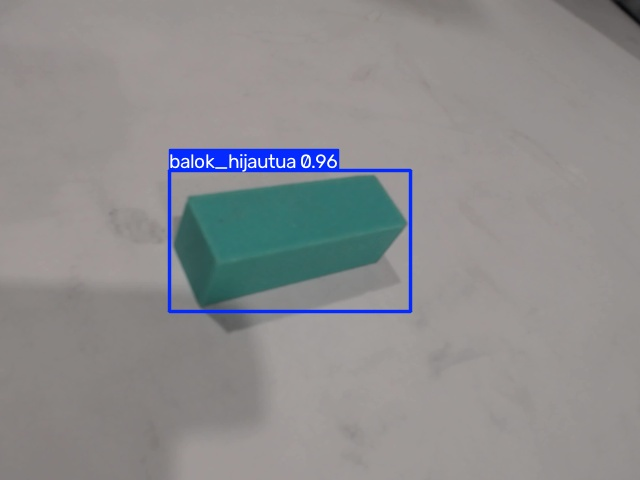
#> input picture hasil_praktik/TEST_E1/balok_hijautua_009.jpg, 640 x 480 px; its folder holds only this picture in this run
$ python 07_siapkan_gambar_readme.py
#> lines starting #> are read from the running program, lines starting #| are printed output that depends on the picture
from pathlib import Path
import shutil
from PIL import Image, ImageDraw
import matplotlib.pyplot as plt

ROOT = Path(__file__).resolve().parent
OUT = ROOT / "README_ASSETS"
OUT.mkdir(exist_ok=True)

CLASSES = [
    "balok_hijautua",
    "balok_hitam",
    "balok_merahmuda",
    "papan_balok",
]

def copy_if_exists(src, dst_name):
    src = Path(src)
    if src.exists():
        dst = OUT / dst_name
        shutil.copy2(src, dst)
        print(f"[OK] {dst}")
        return dst
    print(f"[SKIP] Tidak ditemukan: {src}")
    return None

def find_test_dir():
    candidates = [
        ROOT / "hasil_praktik" / "TEST_E1",
        ROOT / "runs" / "detect" / "hasil_praktik" / "TEST_E1",
    ]
    for p in candidates:
        if p.exists():
            return p
    return None

def pick_one(folder, class_name):
    exts = {".jpg", ".jpeg", ".png", ".webp"}
    files = [p for p in sorted(folder.iterdir())
             if p.is_file() and p.suffix.lower() in exts and class_name in p.stem]
    return files[0] if files else None

def make_montage(paths, labels, output, title):
    valid = [(p, l) for p, l in zip(paths, labels) if p and Path(p).exists()]
    if not valid:
        print(f"[SKIP] Tidak ada gambar untuk {output}")
        return
    thumb_w, thumb_h = 520, 390
    header_h = 60
    cell_h = thumb_h + 45
    cols = 2
    rows = (len(valid) + cols - 1) // cols
    canvas = Image.new("RGB", (cols * thumb_w, header_h + rows * cell_h), "white")
    draw = ImageDraw.Draw(canvas)
    draw.text((20, 20), title, fill="black")
    for i, (p, label) in enumerate(valid):
        img = Image.open(p).convert("RGB")
        img.thumbnail((thumb_w - 20, thumb_h - 20))
        bg = Image.new("RGB", (thumb_w, thumb_h), "white")
        x = (thumb_w - img.width) // 2
        y = (thumb_h - img.height) // 2
        bg.paste(img, (x, y))
        r, c = divmod(i, cols)
        px, py = c * thumb_w, header_h + r * cell_h
        canvas.paste(bg, (px, py))
        draw.text((px + 12, py + thumb_h + 10), label, fill="black")
    canvas.save(OUT / output, quality=95)
    print(f"[OK] {OUT / output}")

cek_visual = ROOT / "dataset_yolo" / "cek_visual"
if cek_visual.exists():
    ann_paths = [pick_one(cek_visual, c) for c in CLASSES]
    make_montage(
        ann_paths, CLASSES,
        "01_contoh_anotasi_4kelas.jpg",
        "Contoh anotasi bounding box dataset"
    )
else:
    print("[SKIP] dataset_yolo/cek_visual tidak ditemukan")

copy_if_exists(ROOT / "hasil_praktik" / "E1_pretrained" / "results.png", "02_E1_results.png")
copy_if_exists(ROOT / "hasil_praktik" / "E2_scratch" / "results.png", "03_E2_results.png")
copy_if_exists(ROOT / "hasil_praktik" / "E3_tuning" / "results.png", "04_E3_results.png")

experiments = ["E1 Pretrained", "E2 Scratch", "E3 Tuning"]
map50 = [0.995, 0.952, 0.995]
map5095 = [0.976, 0.634, 0.969]

x = range(len(experiments))
width = 0.36
fig, ax = plt.subplots(figsize=(9, 5))
ax.bar([i - width/2 for i in x], map50, width, label="mAP50")
ax.bar([i + width/2 for i in x], map5095, width, label="mAP50-95")
ax.set_xticks(list(x))
ax.set_xticklabels(experiments)
ax.set_ylim(0, 1.05)
ax.set_ylabel("Nilai")
ax.set_title("Perbandingan Akurasi E1, E2, dan E3")
ax.legend()
ax.grid(axis="y", alpha=0.25)
for i, v in enumerate(map50):
    ax.text(i - width/2, v + 0.015, f"{v:.3f}", ha="center", fontsize=9)
for i, v in enumerate(map5095):
    ax.text(i + width/2, v + 0.015, f"{v:.3f}", ha="center", fontsize=9)
fig.tight_layout()
fig.savefig(OUT / "05_perbandingan_akurasi_E1_E2_E3.png", dpi=180)
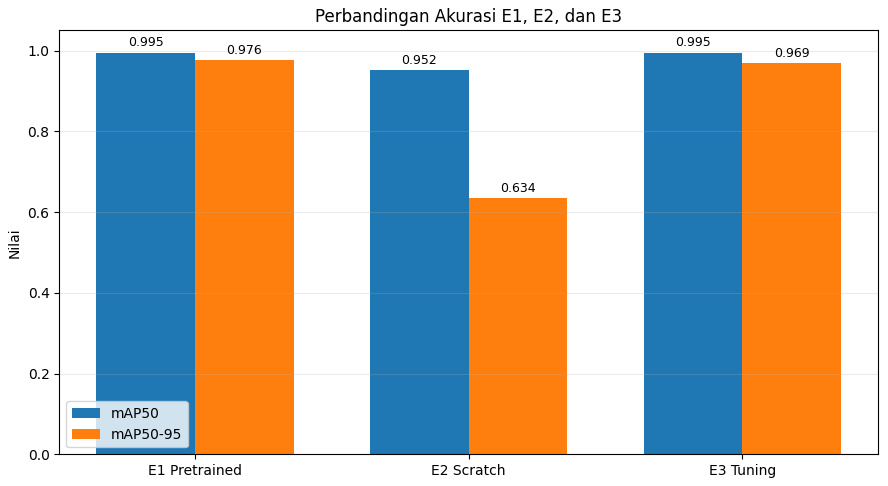
#> figure drawn by matplotlib, 1 panel; tallest bar 0.976 high, from x = -2.78e-17 to 0.36
plt.close(fig)
print(f"[OK] {OUT / '05_perbandingan_akurasi_E1_E2_E3.png'}")

inference_ms = [20.9, 21.9, 60.8]
fig, ax = plt.subplots(figsize=(8, 5))
bars = ax.bar(experiments, inference_ms)
ax.set_ylabel("Inference time (ms/gambar)")
ax.set_title("Perbandingan Waktu Inferensi")
ax.grid(axis="y", alpha=0.25)
for b, v in zip(bars, inference_ms):
    ax.text(b.get_x() + b.get_width()/2, v + 1, f"{v:.1f} ms", ha="center", fontsize=9)
fig.tight_layout()
fig.savefig(OUT / "06_perbandingan_inference_time.png", dpi=180)
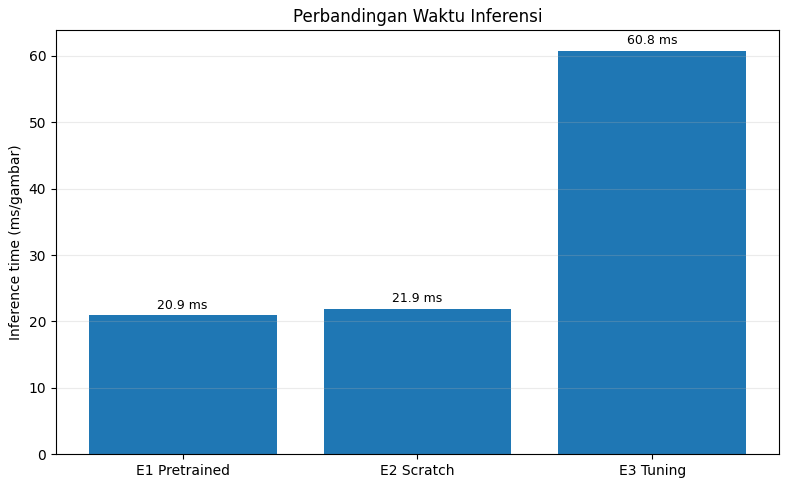
#> figure drawn by matplotlib, 1 panel; tallest bar 60.8 high, from x = 1.6 to 2.4
plt.close(fig)
print(f"[OK] {OUT / '06_perbandingan_inference_time.png'}")

test_dir = find_test_dir()
if test_dir:
    test_paths = [pick_one(test_dir, c) for c in CLASSES]
    make_montage(
        test_paths, CLASSES,
        "07_hasil_test_4kelas.jpg",
        "Contoh hasil deteksi model terbaik (E1)"
    )
#> in make_montage, `canvas = Image.new("RGB", (cols * thumb_w, header_h + rows * cell_h), ..`: canvas: PIL image 1040x495 RGB; every value is 255
#> in make_montage, img is the input picture: PIL image 640x480 RGB; mean R, G, B 140.7, 140.7, 141.7
#> in make_montage, `bg = Image.new("RGB", (thumb_w, thumb_h), "white")`: bg: PIL image 520x390 RGB; every value is 255
#> in make_montage, `bg.paste(img, (x, y))`:
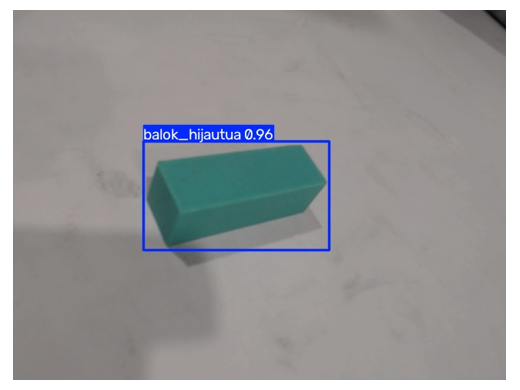
#> bg: PIL image 520x390 RGB; mean R, G, B 152.2, 152.2, 153.1
#> in make_montage, `canvas.paste(bg, (px, py))`:
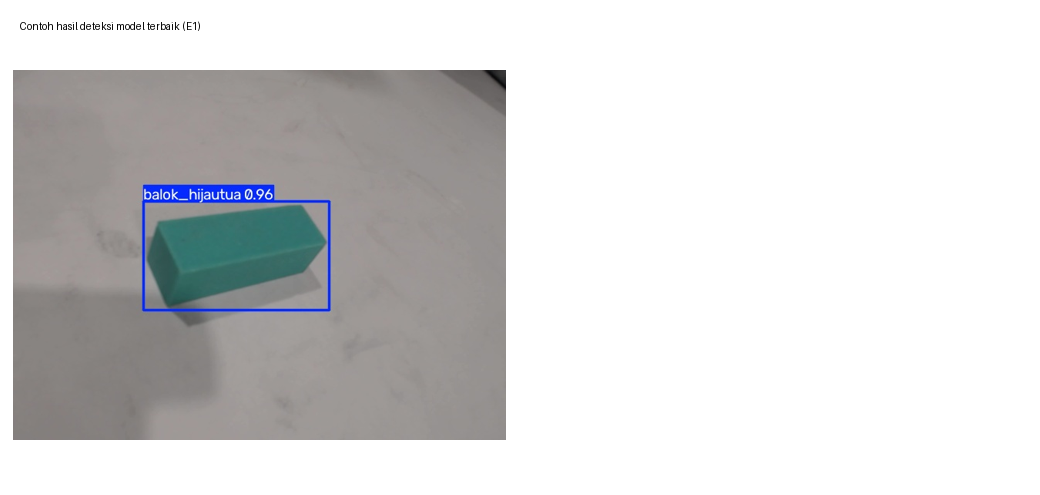
#> canvas: PIL image 1040x495 RGB; mean R, G, B 214.3, 214.3, 214.6
else:
    print("[SKIP] Folder TEST_E1 tidak ditemukan")

e1 = ROOT / "hasil_praktik" / "E1_pretrained"
copy_if_exists(e1 / "PR_curve.png", "08_PR_curve_E1.png")
copy_if_exists(e1 / "F1_curve.png", "09_F1_curve_E1.png")

print("\nSELESAI.")
print(f"Semua aset README ada di: {OUT}")

$ run again, on hasil_praktik/TEST_E1/balok_hijautua_078.jpg
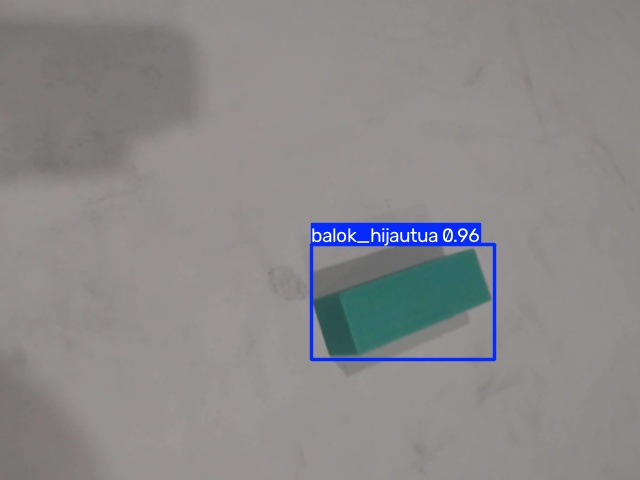
#> input picture hasil_praktik/TEST_E1/balok_hijautua_078.jpg, 640 x 480 px
#> in make_montage, img is the input picture: PIL image 640x480 RGB; mean R, G, B 138.9, 137.3, 137.7
#> img: PIL image 493x370 RGB
#> in make_montage, `bg.paste(img, (x, y))`:
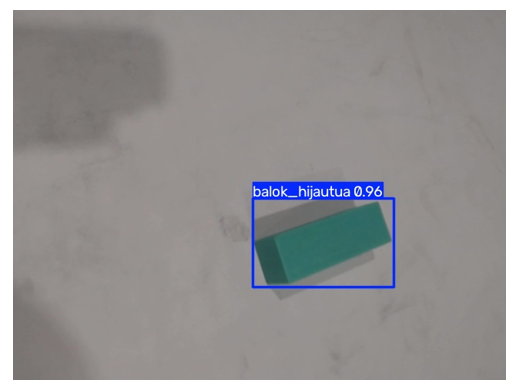
#> bg: PIL image 520x390 RGB; mean R, G, B 150.6, 149.1, 149.5
#> in make_montage, `canvas.paste(bg, (px, py))`:
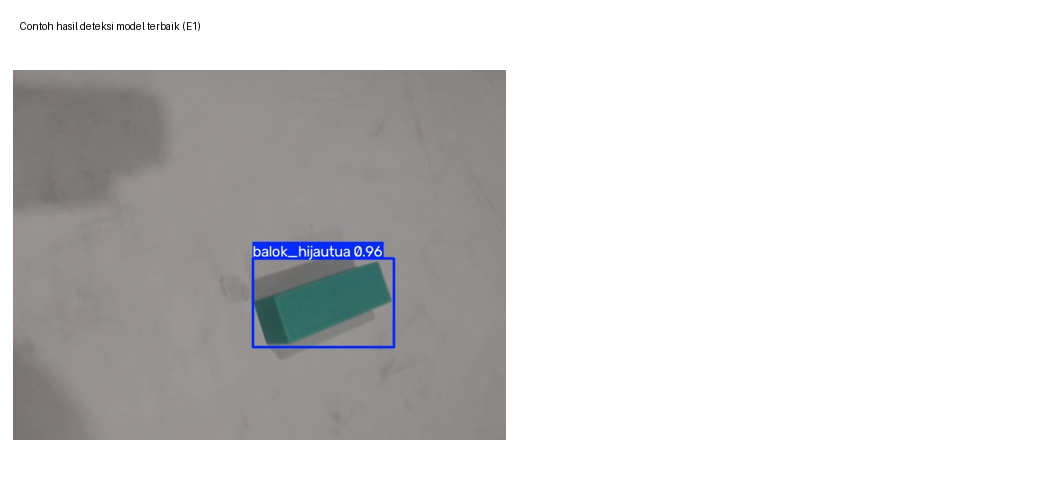
#> canvas: PIL image 1040x495 RGB; mean R, G, B 213.7, 213.1, 213.3

$ run again, on hasil_praktik/TEST_E1/balok_hijautua_091.jpg
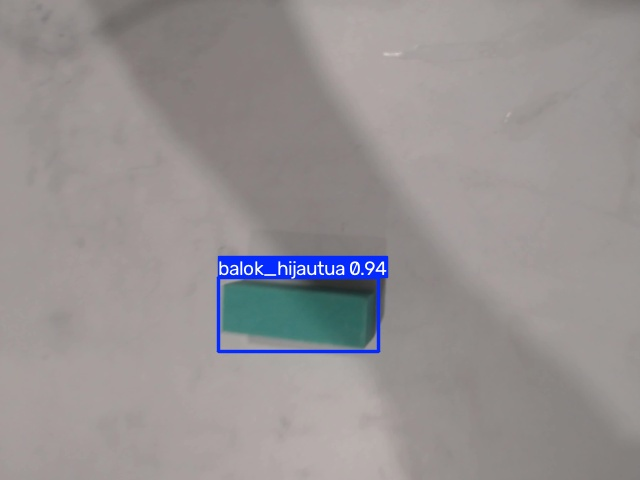
#> input picture hasil_praktik/TEST_E1/balok_hijautua_091.jpg, 640 x 480 px
#> in make_montage, img is the input picture: PIL image 640x480 RGB; mean R, G, B 150.3, 145.8, 146.4
#> img: PIL image 493x370 RGB
#> in make_montage, `bg.paste(img, (x, y))`:
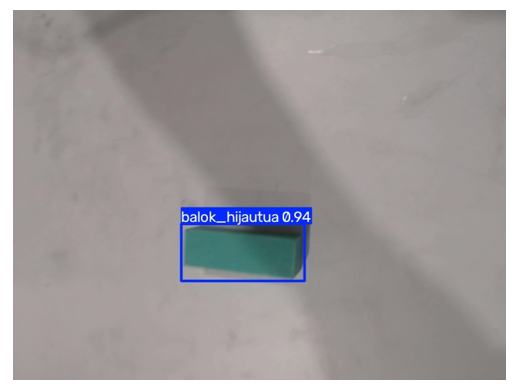
#> bg: PIL image 520x390 RGB; mean R, G, B 160.8, 156.8, 157.3
#> in make_montage, `canvas.paste(bg, (px, py))`:
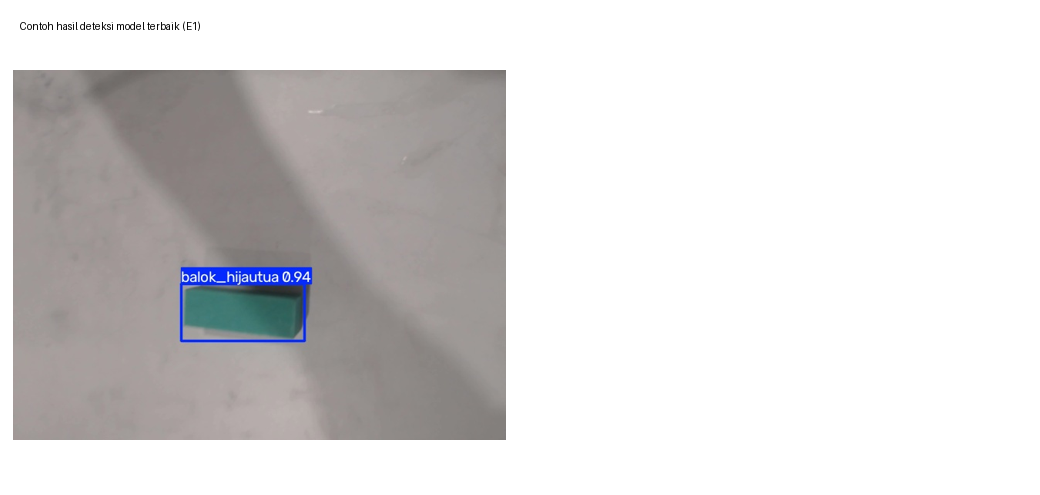
#> canvas: PIL image 1040x495 RGB; mean R, G, B 217.7, 216.1, 216.3

$ run again, on hasil_praktik/TEST_E1/balok_hijautua_093.jpg
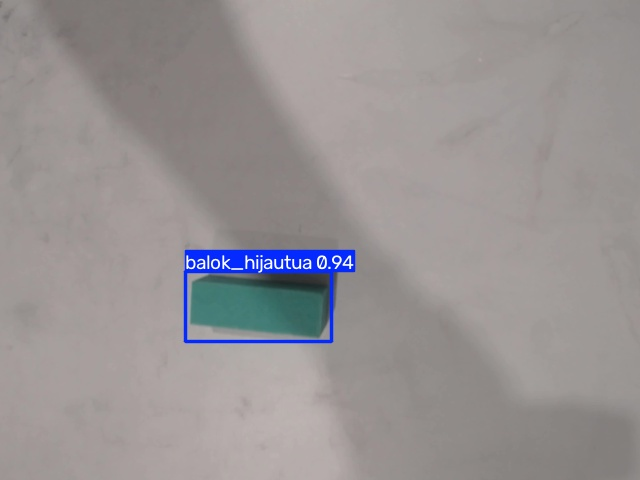
#> input picture hasil_praktik/TEST_E1/balok_hijautua_093.jpg, 640 x 480 px
#> in make_montage, img is the input picture: PIL image 640x480 RGB; mean R, G, B 152, 147.2, 147.7
#> img: PIL image 493x370 RGB
#> in make_montage, `bg.paste(img, (x, y))`:
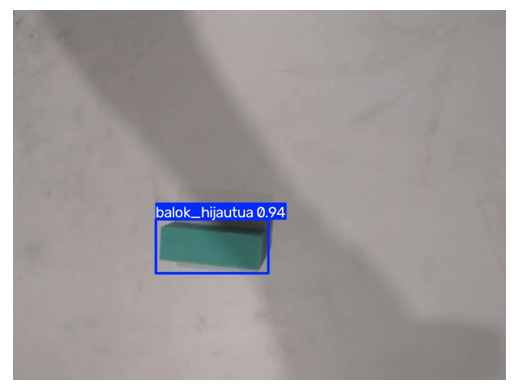
#> bg: PIL image 520x390 RGB; mean R, G, B 162.4, 158.1, 158.5
#> in make_montage, `canvas.paste(bg, (px, py))`:
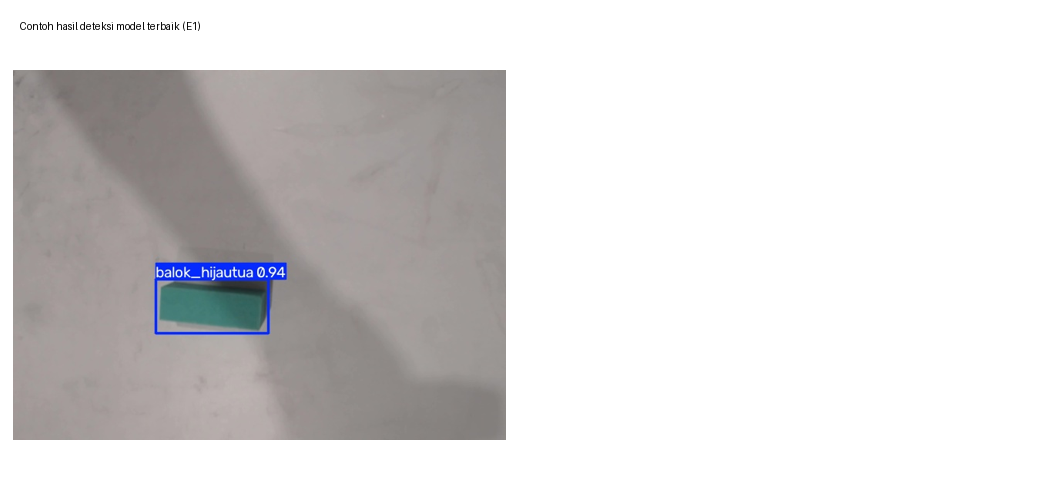
#> canvas: PIL image 1040x495 RGB; mean R, G, B 218.3, 216.6, 216.8
